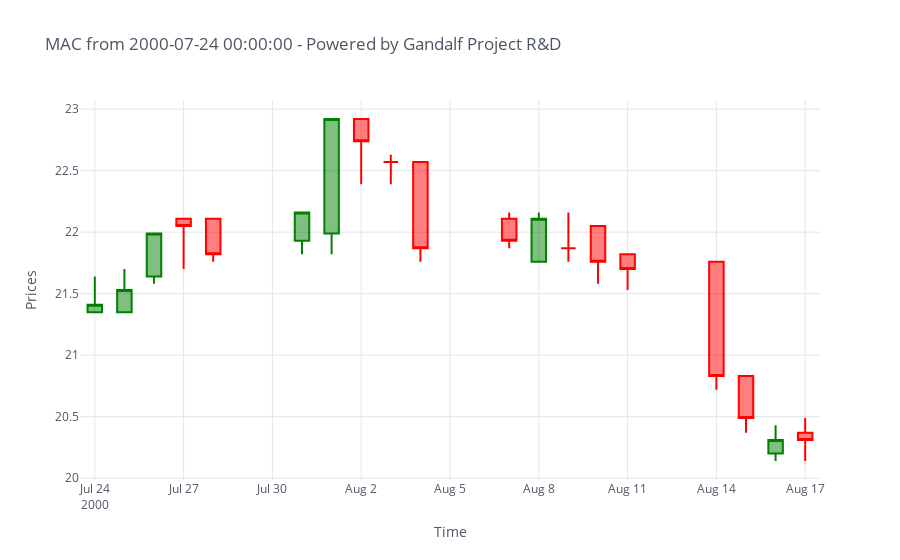
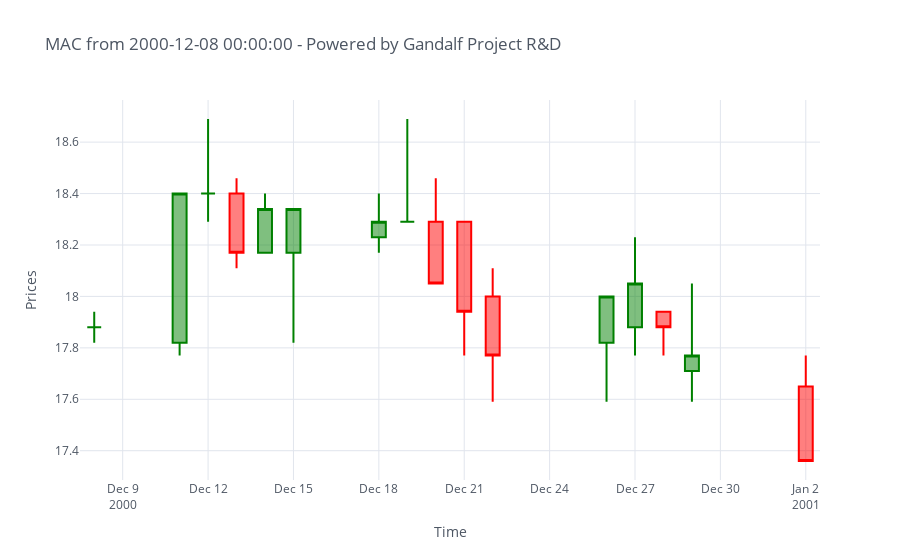
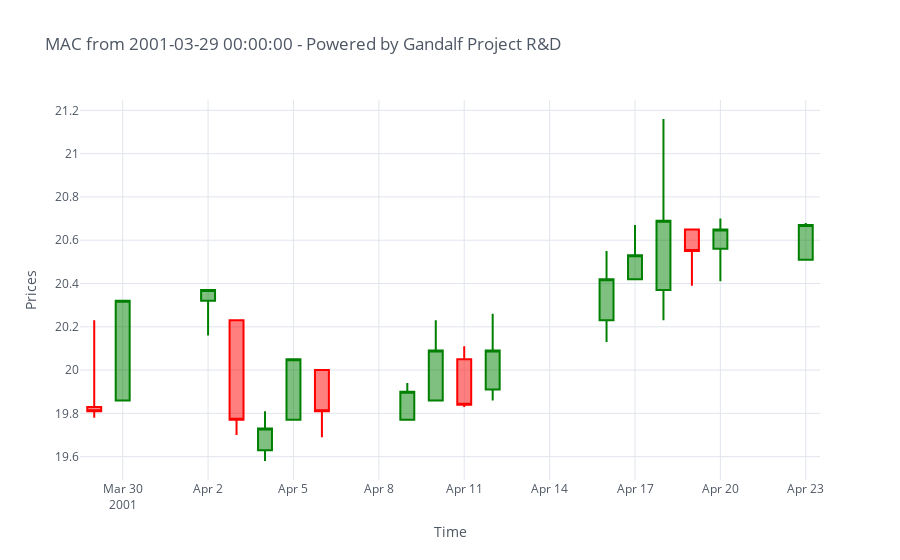

Here is the notebook cell these charts were saved with, in order:
### Code cell
plot_patterns(dataset,results[0])

### Figure 1 — Plotly figure (JSON) as saved in the notebook; plotly's stock layout.template omitted (floating-point values rounded to 4 significant figures)
{"data": [{"close": [21.41, 21.53, 21.99, 22.05, 21.82, 22.16, 22.92, 22.74, 22.57, 21.87, 21.93, 22.11, 21.87, 21.76, 21.7, 20.83, 20.49, 20.31, 20.31], "decreasing": {"line": {"color": "red"}}, "high": [21.64, 21.7, 21.99, 22.11, 22.11, 22.16, 22.92, 22.92, 22.63, 22.57, 22.16, 22.16, 22.16, 22.05, 21.82, 21.76, 20.83, 20.43, 20.49], "increasing": {"line": {"color": "green"}}, "low": [21.35, 21.35, 21.58, 21.7, 21.76, 21.82, 21.82, 22.39, 22.39, 21.76, 21.87, 21.76, 21.76, 21.58, 21.53, 20.72, 20.37, 20.14, 20.14], "open": [21.35, 21.35, 21.64, 22.11, 22.11, 21.93, 21.99, 22.92, 22.57, 22.57, 22.11, 21.76, 21.87, 22.05, 21.82, 21.76, 20.83, 20.2, 20.37], "showlegend": false, "type": "candlestick", "x": ["2000-07-24", "2000-07-25", "2000-07-26", "2000-07-27", "2000-07-28", "2000-07-31", "2000-08-01", "2000-08-02", "2000-08-03", "2000-08-04", "2000-08-07", "2000-08-08", "2000-08-09", "2000-08-10", "2000-08-11", "2000-08-14", "2000-08-15", "2000-08-16", "2000-08-17"], "yaxis": "y2"}], "layout": {"legend": {"bgcolor": "#FFFFFF", "font": {"color": "#4D5663"}}, "paper_bgcolor": "#FFFFFF", "plot_bgcolor": "#FFFFFF", "title": {"font": {"color": "#4D5663"}, "text": "MAC from 2000-07-24 00:00:00 - Powered by Gandalf Project R&D"}, "xaxis": {"gridcolor": "#E1E5ED", "rangeslider": {"visible": false}, "showgrid": true, "tickfont": {"color": "#4D5663"}, "title": {"font": {"color": "#4D5663"}, "text": "Time"}, "zerolinecolor": "#E1E5ED"}, "yaxis": {"gridcolor": "#E1E5ED", "showgrid": true, "showticklabels": false, "tickfont": {"color": "#4D5663"}, "title": {"font": {"color": "#4D5663"}, "text": "Prices"}, "zerolinecolor": "#E1E5ED"}, "yaxis2": {"gridcolor": "#E1E5ED", "showgrid": true, "tickfont": {"color": "#4D5663"}, "title": {"font": {"color": "#4D5663"}, "text": "Prices"}, "zerolinecolor": "#E1E5ED"}}}

### Figure 2 — Plotly figure (JSON) as saved in the notebook; plotly's stock layout.template omitted (floating-point values rounded to 4 significant figures)
{"data": [{"close": [17.88, 18.4, 18.4, 18.17, 18.34, 18.34, 18.29, 18.29, 18.05, 17.94, 17.77, 18, 18.05, 17.88, 17.77, 17.36], "decreasing": {"line": {"color": "red"}}, "high": [17.94, 18.4, 18.69, 18.46, 18.4, 18.34, 18.4, 18.69, 18.46, 18.29, 18.11, 18, 18.23, 17.94, 18.05, 17.77], "increasing": {"line": {"color": "green"}}, "low": [17.82, 17.77, 18.29, 18.11, 18.17, 17.82, 18.17, 18.29, 18.05, 17.77, 17.59, 17.59, 17.77, 17.77, 17.59, 17.36], "open": [17.88, 17.82, 18.4, 18.4, 18.17, 18.17, 18.23, 18.29, 18.29, 18.29, 18, 17.82, 17.88, 17.94, 17.71, 17.65], "showlegend": false, "type": "candlestick", "x": ["2000-12-08", "2000-12-11", "2000-12-12", "2000-12-13", "2000-12-14", "2000-12-15", "2000-12-18", "2000-12-19", "2000-12-20", "2000-12-21", "2000-12-22", "2000-12-26", "2000-12-27", "2000-12-28", "2000-12-29", "2001-01-02"], "yaxis": "y2"}], "layout": {"legend": {"bgcolor": "#FFFFFF", "font": {"color": "#4D5663"}}, "paper_bgcolor": "#FFFFFF", "plot_bgcolor": "#FFFFFF", "title": {"font": {"color": "#4D5663"}, "text": "MAC from 2000-12-08 00:00:00 - Powered by Gandalf Project R&D"}, "xaxis": {"gridcolor": "#E1E5ED", "rangeslider": {"visible": false}, "showgrid": true, "tickfont": {"color": "#4D5663"}, "title": {"font": {"color": "#4D5663"}, "text": "Time"}, "zerolinecolor": "#E1E5ED"}, "yaxis": {"gridcolor": "#E1E5ED", "showgrid": true, "showticklabels": false, "tickfont": {"color": "#4D5663"}, "title": {"font": {"color": "#4D5663"}, "text": "Prices"}, "zerolinecolor": "#E1E5ED"}, "yaxis2": {"gridcolor": "#E1E5ED", "showgrid": true, "tickfont": {"color": "#4D5663"}, "title": {"font": {"color": "#4D5663"}, "text": "Prices"}, "zerolinecolor": "#E1E5ED"}}}

### Figure 3 — Plotly figure (JSON) as saved in the notebook; plotly's stock layout.template omitted (floating-point values rounded to 4 significant figures)
{"data": [{"close": [19.81, 20.32, 20.37, 19.77, 19.73, 20.05, 19.81, 19.9, 20.09, 19.84, 20.09, 20.42, 20.53, 20.69, 20.55, 20.65, 20.67], "decreasing": {"line": {"color": "red"}}, "high": [20.23, 20.32, 20.37, 20.23, 19.81, 20.05, 20, 19.94, 20.23, 20.11, 20.26, 20.55, 20.67, 21.16, 20.65, 20.7, 20.68], "increasing": {"line": {"color": "green"}}, "low": [19.78, 19.86, 20.16, 19.7, 19.58, 19.77, 19.69, 19.77, 19.86, 19.83, 19.86, 20.13, 20.42, 20.23, 20.39, 20.41, 20.51], "open": [19.83, 19.86, 20.32, 20.23, 19.63, 19.77, 20, 19.77, 19.86, 20.05, 19.91, 20.23, 20.42, 20.37, 20.65, 20.56, 20.51], "showlegend": false, "type": "candlestick", "x": ["2001-03-29", "2001-03-30", "2001-04-02", "2001-04-03", "2001-04-04", "2001-04-05", "2001-04-06", "2001-04-09", "2001-04-10", "2001-04-11", "2001-04-12", "2001-04-16", "2001-04-17", "2001-04-18", "2001-04-19", "2001-04-20", "2001-04-23"], "yaxis": "y2"}], "layout": {"legend": {"bgcolor": "#FFFFFF", "font": {"color": "#4D5663"}}, "paper_bgcolor": "#FFFFFF", "plot_bgcolor": "#FFFFFF", "title": {"font": {"color": "#4D5663"}, "text": "MAC from 2001-03-29 00:00:00 - Powered by Gandalf Project R&D"}, "xaxis": {"gridcolor": "#E1E5ED", "rangeslider": {"visible": false}, "showgrid": true, "tickfont": {"color": "#4D5663"}, "title": {"font": {"color": "#4D5663"}, "text": "Time"}, "zerolinecolor": "#E1E5ED"}, "yaxis": {"gridcolor": "#E1E5ED", "showgrid": true, "showticklabels": false, "tickfont": {"color": "#4D5663"}, "title": {"font": {"color": "#4D5663"}, "text": "Prices"}, "zerolinecolor": "#E1E5ED"}, "yaxis2": {"gridcolor": "#E1E5ED", "showgrid": true, "tickfont": {"color": "#4D5663"}, "title": {"font": {"color": "#4D5663"}, "text": "Prices"}, "zerolinecolor": "#E1E5ED"}}}
